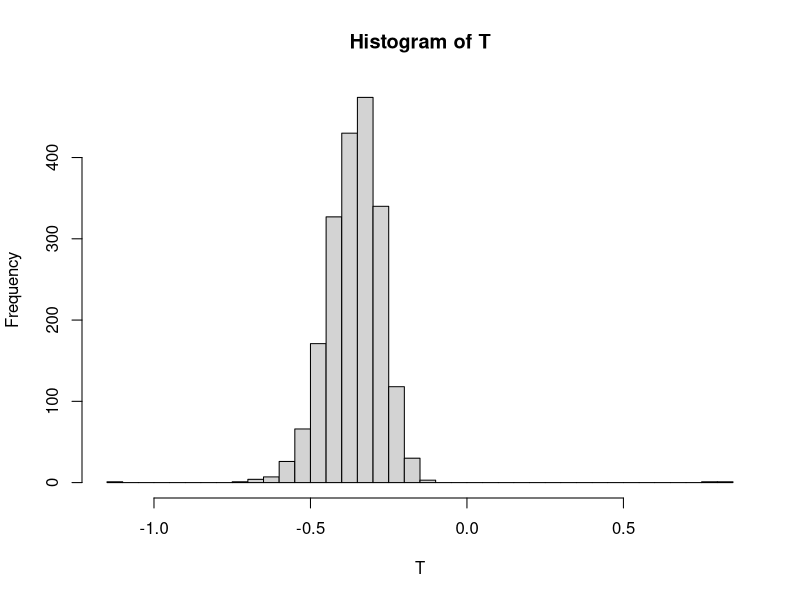
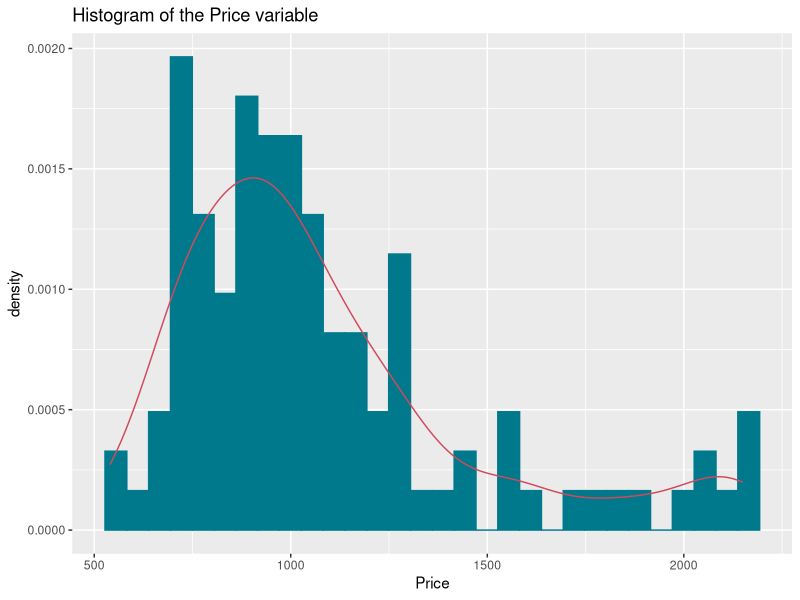
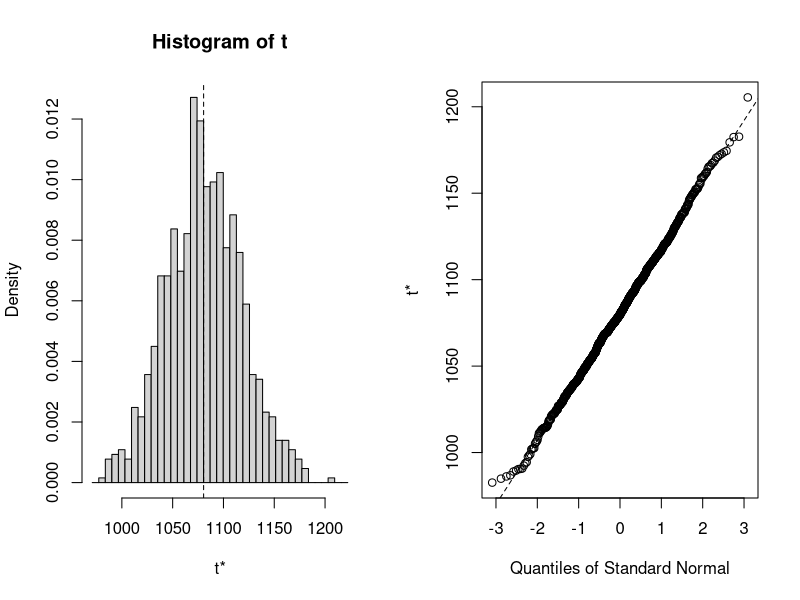

R code for these plots, in order:
## ---- chunk 1
library(formatR)
knitr::opts_chunk$set(echo = TRUE)
knitr::opts_chunk$set(tidy.opts = list(width.cutoff = 80), tidy = TRUE)
## ---- chunk 2
lottery <- read.csv("lottery.csv", sep = ";")
Y <- lottery$Draft_No
X <- lottery$Day_of_year

set.seed(12345)
bootstrap <- matrix(nrow=2000, ncol=length(X))
bootstrap_Y <- matrix(nrow=2000, ncol=length(X))
for (i in 1:2000) {
  bootstrap[i,] <- sample(X, replace = TRUE)
  bootstrap_Y[i,] <- Y[bootstrap[i,]]
}

T <- c()
for (i in 1:nrow(bootstrap)) {
  temp_data <- data.frame("Draft_No" = bootstrap_Y[i, ], "Day_of_year" = bootstrap[i,])
  model <- loess(Draft_No ~ Day_of_year, data=temp_data)
  Xb <- bootstrap[i,max(which(predict(model, bootstrap[i,]) == max(predict(model, bootstrap[i,]))))]
  Xa <- bootstrap[i,min(which(predict(model, bootstrap[i,]) == min(predict(model, bootstrap[i,]))))]
  T <- append(T, (predict(model, Xb) - predict(model,  Xa)) / (Xb - Xa))
}

hist(T, breaks = 30)
## ---- chunk 3
price <- read.csv("prices1.csv", sep = ";")
## ---- chunk 4
library(ggplot2)
my_histogram <- ggplot(price, aes(x=Price)) + 
  geom_histogram(bins = 30,color = "#00798c", fill = "#00798c", aes(y=..density..)) +
  geom_density(colour = "#d1495b") +
  labs(title = "Histogram of the Price variable")
  ylab("Density")

my_histogram
## ---- chunk 5
mean_value <- mean(price$Price) 
## ---- chunk 6
library("boot")

# statistic 
my_stat_fun <- function(data,indeces){
  return(mean(data[indeces]))
}

# typical bootstrap replicates 100-2000
B <- 1000

bootstrap <- boot(data = price$Price, statistic = my_stat_fun, R = B)
mean_estimator <- 2*bootstrap$t0-mean(bootstrap$t)
variance_estimator <- (1/(B-1)) * sum((bootstrap$t-mean(bootstrap$t))^2)
ci <- boot.ci(boot.out = bootstrap) # conf=0.95 default
plot(bootstrap)
## ---- chunk 7
intervals <- data.frame("Normal" = round(ci$normal[c(2,3)]),
                        "Basic" = round(ci$basic[c(4,5)]),
                        "Percentile" = round(ci$percent[c(4,5)]),
                        "BCa" = round(ci$bca[c(4,5)]))

rownames(intervals) <- c("Low Bound", "Upper Bound")

knitr::kable(intervals)
## ---- chunk 8
n <- nrow(price)

ti <- list()

for(i in 1:n){
  ti[i] <- n * mean(price$Price) - (n-1) * mean(price[-i,1])
}

jt <- mean(unlist(ti))

jackknife <- (1/(n*(n-1))) * sum((unlist(ti) - jt)^2)
